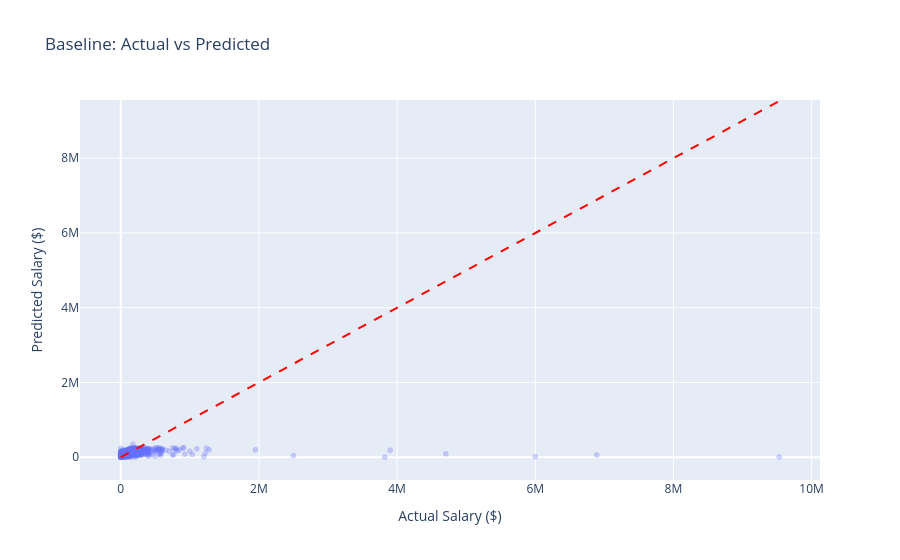

Source (notebook cell):
### Code cell
baseline_preds = predictor.predict(test_data)
baseline_actual = test_data[TARGET]

fig = px.scatter(
    x=baseline_actual,
    y=baseline_preds,
    labels={"x": "Actual Salary ($)", "y": "Predicted Salary ($)"},
    title="Baseline: Actual vs Predicted",
    opacity=0.3,
)
fig.add_shape(
    type="line", x0=0, y0=0,
    x1=baseline_actual.max(), y1=baseline_actual.max(),
    line=dict(dash="dash", color="red"),
)
fig.update_layout(showlegend=False)
fig.show()

### Figure 1 — Plotly figure (JSON) as saved in the notebook; plotly's stock layout.template omitted (floating-point values rounded to 4 significant figures; data arrays with more than 128 entries replaced by an {"elided": "..."} marker saying what was removed)
{"data": [{"hovertemplate": "Actual Salary ($)=%{x}<br>Predicted Salary ($)=%{y}<extra></extra>", "legendgroup": "", "marker": {"color": "#636efa", "opacity": 0.3, "symbol": "circle"}, "mode": "markers", "name": "", "showlegend": false, "type": "scattergl", "x": {"elided": "4790 float values"}, "xaxis": "x", "y": {"elided": "4790 float values"}, "yaxis": "y"}], "layout": {"legend": {"tracegroupgap": 0}, "shapes": [{"line": {"color": "red", "dash": "dash"}, "type": "line", "x0": 0, "x1": 9531653, "y0": 0, "y1": 9531653}], "showlegend": false, "title": {"text": "Baseline: Actual vs Predicted"}, "xaxis": {"anchor": "y", "domain": [0, 1], "title": {"text": "Actual Salary ($)"}}, "yaxis": {"anchor": "x", "domain": [0, 1], "title": {"text": "Predicted Salary ($)"}}}}
